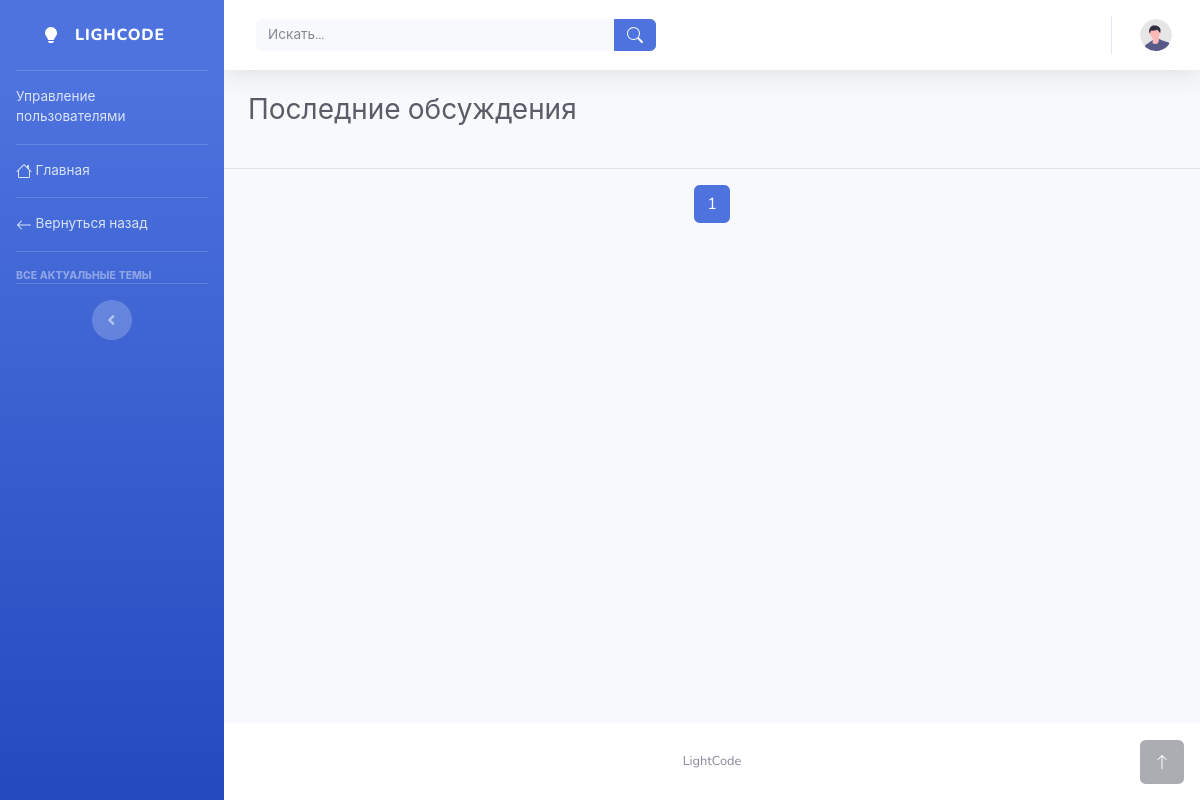
The page /forum/question-list/ (signed in) on the database as committed earlier.
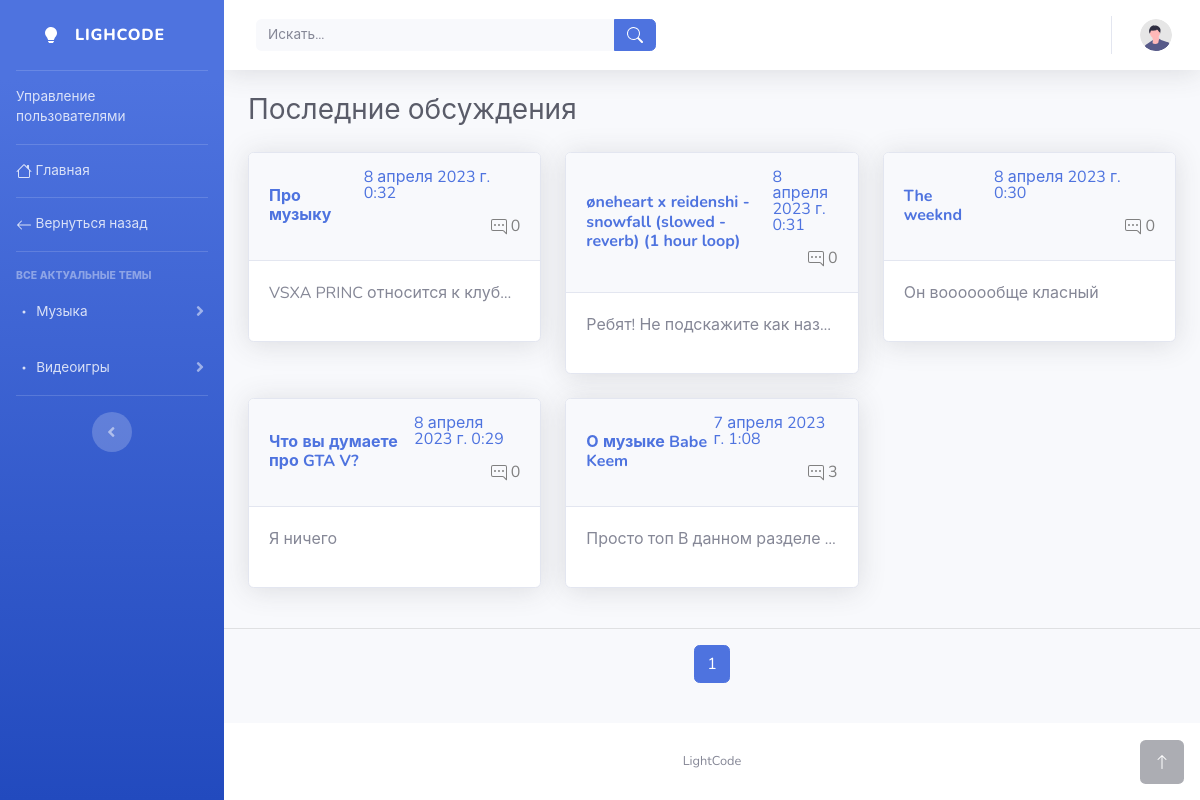
The same page on the database as committed later.
### forum/models.py (models this page shows, shortened)
class Topic(models.Model):
    title = models.CharField(max_length=123, verbose_name='Название')
    slug = models.SlugField()
    parent_topic = models.ForeignKey('self', on_delete=models.CASCADE, blank=True, null=True, verbose_name='Главная тема')
    created_date = models.DateTimeField(auto_now_add=True, verbose_name='Дата создания')
    class Meta:
        verbose_name = 'Тема'
        verbose_name_plural = 'Темы'

class Question(models.Model):
    user = models.ForeignKey(User, on_delete=models.CASCADE, verbose_name='Пользователь')
    topic = models.ForeignKey(Topic, on_delete=models.CASCADE, verbose_name='Тема')
    title = models.CharField(max_length=225, verbose_name='Название')
    body = models.TextField(verbose_name='Контент')
    created_date = models.DateTimeField(auto_now_add=True, verbose_name='Дата создания')
    class Meta:
        verbose_name = 'Вопрос'
        verbose_name_plural = 'Вопросы'

### forum/views.py (the view)
# urls.py: path('question-list/', views.QuestionList.as_view(), name='question_list'),
@method_decorator(login_required(login_url='/registration/'), name='dispatch')
class QuestionList(ListView):
    template_name = 'forum/list_questions.html'
    context_object_name = 'questions'
    paginate_by = 15
    def get_context_data(self, *, object_list=None, **kwargs):
        context = super().get_context_data(**kwargs)
        context['main_topics'] = Topic.objects.filter(parent_topic__isnull=True)
        return context
    def get_queryset(self):
        queryset = Question.objects.annotate(comment_count=Count('comment')).all().order_by('-id')
        query = self.request.GET.get('q')
        if query:
            queryset = queryset.filter(title__icontains=query)
        return queryset

### forum/templates/forum/list_questions.html (shortened to what this page needs)
{% load static %}
{% load i18n %}
<html lang="en">
<head>
    <link href="{% static 'vendor/css/all.min.css' %}" rel="stylesheet">
    <link rel='stylesheet' href='https://cdnjs.cloudflare.com/ajax/libs/font-awesome/4.7.0/css/font-awesome.min.css'>
    <link rel="stylesheet" href="https://use.fontawesome.com/releases/v5.8.1/css/all.css">
    <link href="{% static 'css/sb-admin-2.min.css' %}" rel="stylesheet">
</head>
<body id="page-top">
    <div id="wrapper">
        <ul class="navbar-nav bg-gradient-primary sidebar sidebar-dark accordion" id="accordionSidebar">
            <a class="sidebar-brand d-flex align-items-center justify-content-center" href="{% url 'index' %}">
                <div>
                </div>
                <div class="sidebar-brand-text mx-3">LighCode</div>
            </a>
            <hr class="sidebar-divider my-0">
            {% if user.is_admin or user.status == 6 %}
                <li class="nav-item">
                    <a class="nav-link" href="{% url 'banned_list' %}"><span>{% trans 'Управление пользователями' %}</span></a>
                </li>
            {% endif %}
            <hr class="sidebar-divider my-0">
            <li class="nav-item">
                <a class="nav-link" href="{% url 'main_page' %}"><span> {% trans 'Главная' %}</span></a>
            </li>
            <hr class="sidebar-divider my-0">
            <li class="nav-item">
                <a class="nav-link" onclick="history.back()">
                    <span><svg xmlns="http://www.w3.org/2000/svg" width="16" height="16" fill="currentColor" class="bi bi-arrow-left" viewBox="0 0 16 16">
  <path fill-rule="evenodd" d="M15 8a.5.5 0 0 0-.5-.5H2.707l3.147-3.146a.5.5 0 1 0-.708-.708l-4 4a.5.5 0 0 0 0 .708l4 4a.5.5 0 0 0 .708-.708L2.707 8.5H14.5A.5.5 0 0 0 15 8z"/>
</svg> {% trans 'Вернуться назад' %}</span></a>
            </li>
            <hr class="sidebar-divider">
            <div class="sidebar-heading">
                {% trans 'Все актуальные темы' %}
            </div>
            {% for main_topic in main_topics %}
                <li class="nav-item">
                    <a class="nav-link collapsed" href="#" data-toggle="collapse" data-target="#{{ main_topic.slug }}" aria-expanded="true" aria-controls="{{ main_topic.slug }}">
                        <svg xmlns="http://www.w3.org/2000/svg" width="16" height="16" fill="currentColor" class="bi bi-dot" viewBox="0 0 16 16">
                            <path d="M8 9.5a1.5 1.5 0 1 0 0-3 1.5 1.5 0 0 0 0 3z"/>
                        </svg>
                        <span>{{ main_topic.title }}</span>
                    </a>
                </li>
            {% endfor %}
            <hr class="sidebar-divider d-none d-md-block">
            <div class="text-center d-none d-md-inline">
                <button class="rounded-circle border-0" id="sidebarToggle"></button>
            </div>
        </ul>
        <div id="content-wrapper" class="d-flex flex-column">
            <div id="content">
                <nav class="navbar navbar-expand navbar-light bg-white topbar mb-4 static-top shadow">
                    <form method="GET" class="d-none d-sm-inline-block form-inline mr-auto ml-md-3 my-2 my-md-0 mw-100 navbar-search">
                        <div class="input-group">
                            <input type="text" name="q" class="form-control bg-light border-0 small" placeholder="{% trans 'Искать' %}..."
                                aria-label="Search" aria-describedby="basic-addon2" value="{{ request.GET.q }}">
                            <div class="input-group-append">
                                <button class="btn btn-primary" type="submit">
                                </button>
                            </div>
                        </div>
                    </form>
                    <ul class="navbar-nav ml-auto">
                        <li class="nav-item dropdown no-arrow">
                            <a class="nav-link dropdown-toggle" href="#" id="userDropdown" role="button"
                                data-toggle="dropdown" aria-haspopup="true" aria-expanded="false">
                                <img class="img-profile rounded-circle"
                                    src="{% static 'images/undraw_profile.svg' %}">
                            </a>
                        </li>
                    </ul>
                </nav>
                <div class="container-fluid">
                    <div class="d-sm-flex align-items-center justify-content-between mb-4">
                        <h1 class="h3 mb-0 text-gray-800">{% trans 'Последние обсуждения' %}</h1>
                    </div>
                    <div class="row row-cols-1 row-cols-md-3 g-4">
                        {% for question in questions %}
                            <div class="col">
                                <div class="card shadow mb-4">
                                    <a href="{% url 'question_detail' question.id %}">
                                        <div class="card-header py-3 d-flex flex-row align-items-center justify-content-between">
                                            <h6 class="m-0 font-weight-bold text-primary" style="color: gray;display: inline-block;">{{ question.title }}</h6>
                                            <div class="dropdown no-arrow">
                                                <p>{{ question.created_date }}</p>
                                                <h6 style="color: gray; display: inline-block;float: right;" align="right"> {{ question.comment_count }}</h6>
                                            </div>
                                        </div>
                                    </a>
                                    <div class="card-body">
                                        <p>{{ question.body }}</p>
                                    </div>
                                </div>
                            </div>
                        {% endfor %}
                    </div>
                </div>
                <hr>
                <nav aria-label="Навигация">
                    <ul class="pagination justify-content-center">
                        {% for page in page_obj.paginator.page_range %}
                            {% if page_obj.number == page %}
                                <li class="page-item active">
                                    <span class="page-link">{{ page }} <span class="sr-only">({% trans 'текущая' %})</span></span>
                                </li>
                            {% elif page > page_obj.number|add:'-3' and page < page_obj.number|add:'3' %}
                                <li class="page-item">
                                    <a class="page-link" href="?page={{ page }}">{{ page }}</a>
                                </li>
                            {% endif %}
                        {% endfor %}
                    </ul>
                </nav>
            </div>
            <footer class="sticky-footer bg-white">
                <div class="container my-auto">
                    <div class="copyright text-center my-auto">
                        <span>LightCode</span>
                    </div>
                </div>
            </footer>
        </div>
    </div>
    <a class="scroll-to-top rounded" href="#page-top" style="display:flex!important; align-items:center; justify-content:center;">
        <svg xmlns="http://www.w3.org/2000/svg" width="16" height="16" fill="currentColor" class="bi bi-arrow-up" viewBox="0 0 16 16">
  <path fill-rule="evenodd" d="M8 15a.5.5 0 0 0 .5-.5V2.707l3.146 3.147a.5.5 0 0 0 .708-.708l-4-4a.5.5 0 0 0-.708 0l-4 4a.5.5 0 1 0 .708.708L7.5 2.707V14.5a.5.5 0 0 0 .5.5z"/>
</svg>
    </a>
</body>
</html>

### forum/templates/forum/list_questions.html (style rules this page uses)
.card-body p { max-height: 2.4em; overflow: hidden; text-overflow: ellipsis; white-space: nowrap; }

Rows that differ between the two databases and show on the page:
added Topic: title "Музыка"
added Topic: title "Видеоигры"
added Question: title "Про музыку", created_date "8 апреля 2023 г. 0:32", comment_count "0", body "VSXA PRINC относится к клуб…"
added Question: title "øneheart x reidenshi - snowfall (slowed - reverb) (1 hour loop)", created_date "8 апреля 2023 г. 0:31", comment_count "0", body "Ребят! Не подскажите как наз…"
added Question: title "The weeknd", created_date "8 апреля 2023 г. 0:30", comment_count "0", body "Он вооооообще класный"
added Question: title "Что вы думаете про GTA V?", created_date "8 апреля 2023 г. 0:29", comment_count "0", body "Я ничего"
added Question: title "О музыке Babe Keem", created_date "7 апреля 2023 г. 1:08", comment_count "3", body "Просто топ В данном разделе…"
